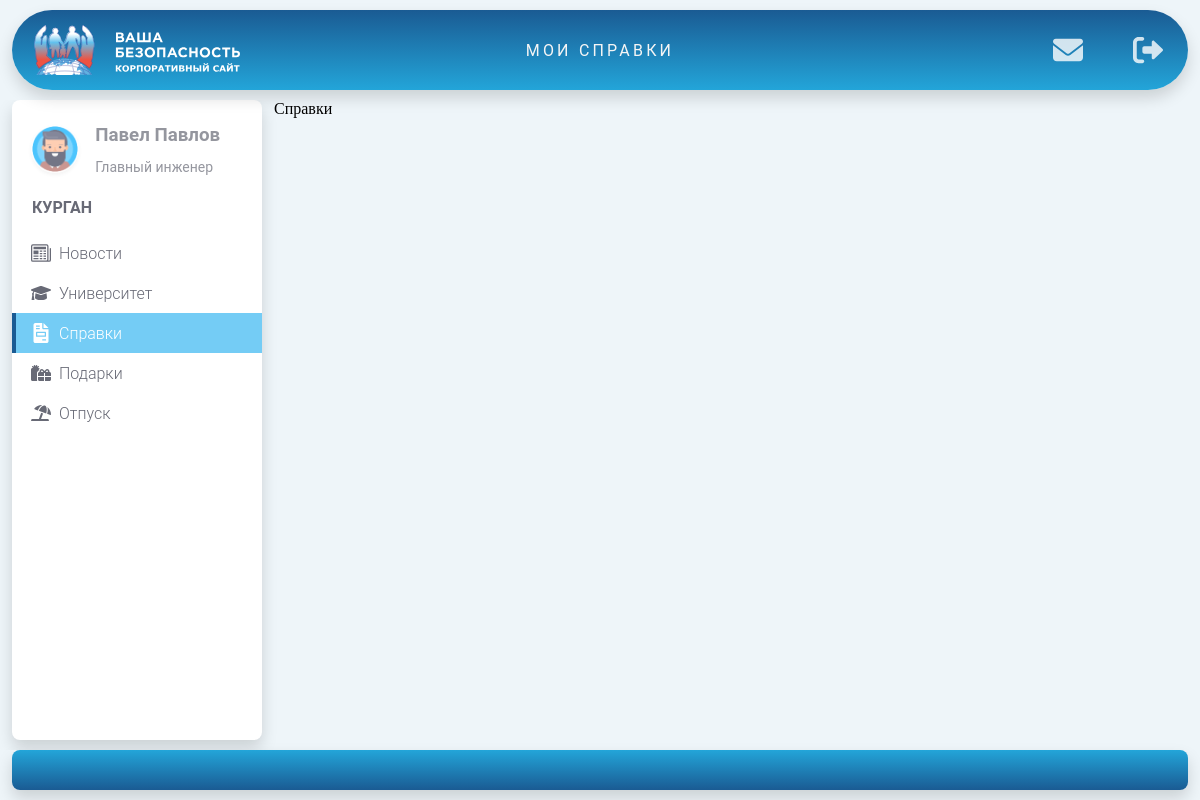
The app's page /reference/ (signed in) with its own data.
### users/models.py (models this page shows, shortened)
class Users(AbstractBaseUser, PermissionsMixin):
    name = models.CharField(max_length=150, verbose_name='Имя')
    surname = models.CharField(max_length=150, verbose_name='Фамилия')
    patronymic = models.CharField(max_length=150, verbose_name='Отчество', null=True, blank=True)
    job_title = models.ForeignKey('JobTitles', on_delete=models.PROTECT, related_name='users',
                                  verbose_name='Должность', null=True, blank=True)
    email = models.EmailField(max_length=150, verbose_name='E-mail', unique=True)
    phone_regex = RegexValidator(regex=r"^\+?1?\d{8,15}$")
    phone = models.CharField(validators=[phone_regex], max_length=16, null=True, blank=True,
                             verbose_name='Номер телефона')
    date_of_birth = models.DateField(verbose_name='Дата рождения', null=True, blank=True)
    is_staff = models.BooleanField(default=False, verbose_name='Пользователь базы данных', null=True, blank=True)
    is_active = models.BooleanField(default=True, verbose_name='Активный', null=True, blank=True)
    date_joined = models.DateTimeField(auto_now_add=True, verbose_name='Дата регистрации')
    department = models.ForeignKey('Departments', on_delete=models.PROTECT, related_name='users',
                                   verbose_name='Подразделение', null=True, blank=True)
    avatar = models.ForeignKey('Avatars', on_delete=models.PROTECT, related_name='users',
                               verbose_name='Аватарка', null=True, blank=True)
    is_manager = models.BooleanField(default=False, verbose_name='Руководитель',
                                     help_text='Руководитель сможет заводить новых сотрудников в системе, удалять их из '
                                               'системы, направлять на курсы повышения квалификации')
    is_hr = models.BooleanField(default=False, verbose_name='Кадровый работник',
                                help_text='Нужен хотя-бы один кадровый работник в каждом подразделении, который будет '
                                          'иметь возможность проверять документы остальных сотрудников на '
                                          'правильность заполнения')
    USERNAME_FIELD = 'email'
    REQUIRED_FIELDS = []
    objects = UserManager()
    def __str__(self):
        return f'{self.name} {self.surname}'
    class Meta:
        verbose_name = "Пользователя"
        verbose_name_plural = "Пользователи"

class Avatars(models.Model):
    avatar = models.ImageField(upload_to='avatars/', verbose_name='Аватарки', blank=True, null=True)
    class Meta:
        verbose_name = "Аватарка"
        verbose_name_plural = "Аватарки"

class JobTitles(models.Model):
    job_title = models.CharField(max_length=150, verbose_name='Должность', null=True, blank=True)
    def __str__(self):
        return self.job_title
    class Meta:
        verbose_name = "Должность"
        verbose_name_plural = "Должности"
        ordering = ['job_title']

class Departments(models.Model):
    department = models.CharField(max_length=150, verbose_name='Город', null=True, blank=True)
    def __str__(self):
        return self.department
    class Meta:
        verbose_name = "Подразделение"
        verbose_name_plural = "Подразделения"
        ordering = ['department']

### home/models.py (models this page shows, shortened)
class WebsiteFeatures(models.Model):
    title = models.CharField(max_length=50, verbose_name='Название')
    content = models.CharField(max_length=150, verbose_name='Описание')
    image = models.ImageField(upload_to='features_img/', verbose_name='Изображение')
    is_active = models.BooleanField(default=True, verbose_name='Актуальность')
    slug = models.SlugField(max_length=25, db_index=True, unique=True, verbose_name='URL адрес | Название иконки',
                            help_text='Указывается id иконки, содержащейся в файле static/main/img/sprite.svg. Также это поле используется в качестве слага при указании на URL страницу')
    class Meta:
        verbose_name = "Возможность сайта"
        verbose_name_plural = "Возможности сайта"
        ordering = ['id']

### reference/views.py (the view)
# urls.py: path('', index, name='gifts'),
@login_required
def index(request):
    context = {'title': 'Мои справки', 'menu_selected': 3,
               'menu': WebsiteFeatures.objects.filter(is_active=True)}
    return render(request, 'reference/index.html', context)

### message/templatetags/message_tags.py (called while the page is built)
@register.inclusion_tag('message/message.html')
def show_messages(user):
    messages = Message.objects.filter(recipient=user, read_at__isnull=True,
                                      recipient_deleted_at__isnull=True).select_related('sender')
    return {'messages': messages, 'messages_count': messages.count()}

### reference/templates/reference/index.html
{% extends 'main/index.html' %}
{% block content_detail %}
    <div class="add-news">Справки</div>
{% endblock %}

### main/templates/main/index.html (shortened to what this page needs)
{% extends 'main/base.html' %}
{% load message_tags %}
{% load static %}
{% block extra_links %}
    <link rel="stylesheet" href="{% static 'main/css/style_index.css' %}">
{% endblock %}
{% block extra_buttons %}
    {% show_messages request.user %}
{% endblock %}
{% block content %}
    <main class="container">
        <nav class="sidebar">
            <a href="#" class="sidebar-header">
                {% if request.user.avatar %}
                    <img class="avatar" src="{{ request.user.avatar.avatar.url }}" alt="...">
                {% else %}
                    <img class="avatar" src="{% static 'users/img/default_avatar.png' %}" alt="...">
                {% endif %}
                <div class="sidebar-header_title">
                    <h3 class="user-name">{{ request.user }} </h3>
                    <p class="job-title">{{ request.user.job_title }}</p>
                </div>
            </a>
            <span class="division">{{ request.user.department }}</span>
            <ul class="sidebar-items">
                {% for menu_item in menu %}
                    {% if menu_item.pk == menu_selected %}
                        <li class="sidebar-item active">
                            <div class="sidebar-link">
                                <svg class="svg-sidebar">
                                    <use href="{% static 'main/img/sprite.svg' %}#{{ menu_item.slug }}"></use>
                                </svg>
                                <div class="sidebar-text">{{ menu_item.title }}</div>
                            </div>
                        </li>
                    {% else %}
                        <li class="sidebar-item">
                            <a href="{% url menu_item.slug %}" class="sidebar-link">
                                <svg class="svg-sidebar">
                                    <use href="{% static 'main/img/sprite.svg' %}#{{ menu_item.slug }}"></use>
                                </svg>
                                <div class="sidebar-text">{{ menu_item.title }}</div>
                            </a>
                        </li>
                    {% endif %}
                {% endfor %}
            </ul>
        </nav>
        {% block content_detail %}
        {% endblock %}
    </main>
{% endblock %}
{% block footer %}
    <footer class="footer">
        <div class="footer-content"></div>
    </footer>
{% endblock %}

### main/static/main/css/style.css (style rules this page uses)
:root { --color-acept: rgb(244, 73, 43); --color-start: rgb(26, 91, 147); --color-end: rgb(35, 165, 217); --color-middle: rgb(43, 128, 182); --color-gradient: linear-gradient(180deg, var(--color-start) 0%, var(--color-end) 100%); --color-gradient-reverse: linear-gradient(180deg, var(--color-end) 0%, var(--color-start) 100%); --color-text-main: #686a76; --color-background-main: #EEF5F9; --color-background-hover: rgba(0, 0, 0, .2); --shadow: 0 0.5rem 1rem rgba(0, 0, 0, 0.15); --shadow-sm: 0 0.125rem 0.25rem rgba(0, 0, 0, 0.075); }
body, html { padding: 0; margin: 0; background-color: var(--color-background-main); }

### main/static/main/css/style_index.css (style rules this page uses)
.container { margin-top: 100px; width: 100%; display: flex; flex-direction: row; }
.sidebar { color: var(--color-text-main); background: #fff; max-width: 250px; min-width: 250px; max-height: calc(100vh - 160px); min-height: calc(100vh - 160px); overflow: scroll; position: sticky; top: 100px; box-shadow: var(--shadow); margin: 0 1%; border-radius: .5em; }
.sidebar-header { display: flex; align-items: center; padding: 1.5rem 1rem; text-decoration: none; opacity: .7; }
.avatar { display: inline-block; position: relative; width: 3rem; text-align: center; border-radius: 50%; box-shadow: var(--shadow-sm); background: #fff; line-height: 3rem; max-width: 100%; height: auto; margin-left: 0.2rem; }
.sidebar-header_title { margin-left: 1rem; font-family: Roboto, sans-serif; color: var(--color-text-main); }
.user-name { margin-top: 0; margin-bottom: 0.5rem; font-weight: 700; line-height: 1.2; }
.job-title { font-size: 0.875rem; font-weight: 400; margin-bottom: 0; line-height: 1; }
.division { display: flex; font-family: Roboto, sans-serif; text-transform: uppercase; font-weight: 600; color: var(--color-text-main); font-size: 1rem; letter-spacing: 0; padding-left: 20px; }
.sidebar-items { padding-left: 0; list-style: none; }
.sidebar-item.active > .sidebar-link { color: #fff; border-left: 4px solid #1A5B93; background: #74ccf5; }
.sidebar-link { display: flex; position: relative; overflow: hidden; padding: 10px 15px; font-family: Roboto, sans-serif; text-decoration: none; text-overflow: ellipsis; color: inherit; border-left: 4px solid transparent; font-size: 1rem; font-weight: 300; align-items: center; }
.svg-sidebar { width: 20px; height: 20px; vertical-align: text-bottom; color: inherit; fill: currentColor; margin-right: 0.5rem }
.footer { position: fixed; bottom: 0; height: 50px; width: 100%; display: flex; justify-content: center; background-color: #EEF5F9; }
.footer-content { width: 98%; height: 80%; background: var(--color-gradient-reverse); box-shadow: var(--shadow); border-radius: .5em; }

### records on screen
Users: user.avatar.avatar (picture), user "Павел Павлов", user.job_title "Главный инженер", user.department "КУРГАН"
WebsiteFeatures: title "Новости"
WebsiteFeatures: title "Университет"
WebsiteFeatures: title "Справки"
WebsiteFeatures: title "Подарки"
WebsiteFeatures: title "Отпуск"

### other values on screen
{{ title }} "МОИ СПРАВКИ"
